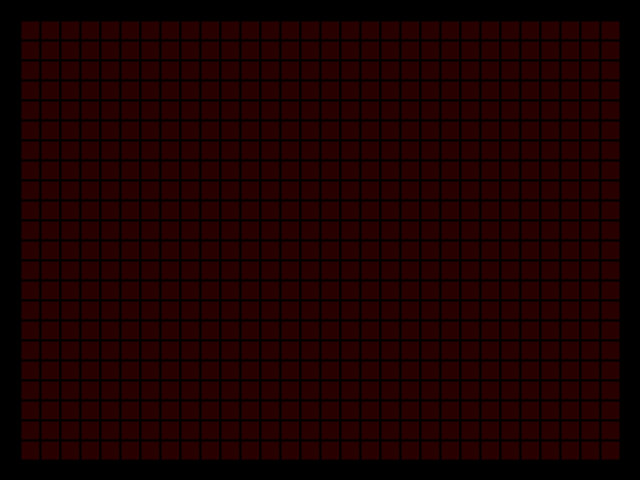
Frame 1 (no input)
Frame 60 (the mouse pressed at the canvas centre just before this capture): identical to frame 1, image omitted
Frame 120 (the mouse held since frame 60 and released just before this capture): identical to frame 1, image omitted

The Processing sketch that drew this single still picture (run headless with seeded random() and noise(); from frame 60 on, the mouse is pressed at the canvas centre):

// Processing sketch: gameOfLife
// ── gameOfLife.pde
int density;
int cols;
int rows;
int hue;
boolean canDecide;
Cell[][] grid;
Cell[][] next;

void setup() {
  size(640, 480);
  //fullScreen(1);
  background(0);
  colorMode(HSB);
  density = 20;
  cols = width / density;
  rows = height / density;
  hue = 0;
  canDecide = false;
  grid = new Cell[cols][rows];
  for (int i = 0; i < cols; i++) {
    for (int j = 0; j < rows; j++) {
      grid[i][j] = new Cell(i * density, j * density, density, density, 0, false);
    }
  }
}

void draw() {
  next = grid.clone();
  clear();
  for (int i = 1; i < cols - 1; i++) {
    for (int j = 1; j < rows - 1; j++) {
      if (canDecide) {
        decide(i, j);
      }
      next[i][j].display();
    }
  }
  //fill(hue, 255, 255);
  //ellipse(mouseX, mouseY, sqrt(max(mouseX, mouseY)), sqrt(max(mouseX, mouseY)));
  //hue++;
  //if (hue > 255) {
  //  hue = 0;
  //}
  delay(0);
  grid = next.clone();
}

void mousePressed() {
  if (mouseButton == LEFT) {
    grid[mouseX / density][mouseY / density].changeState();
  } else if (mouseButton == RIGHT) {
    canDecide = !canDecide;
  }
}

void decide(int col, int row) {
  int neighboursCount= getNeighborsCount(col, row);
  if (grid[col][row].alive) {
    if (neighboursCount < 2 || neighboursCount > 3) {
      next[col][row].changeState();
    }
  } else if (neighboursCount == 3) {
    next[col][row].changeState();
  }
}

int getNeighborsCount(int col, int row) {
  int count = 0; //<>//
  for (int i = col - 1; i < col + 1; i++) {
    for (int j = row - 1; j < row + 1; j++) {
      if (i != col || j != row) {
        if (grid[i][j].alive) {
          count++;
        }
      }
    }
  }
  return count;
}
// ── cell.pde
class Cell {

  int x; 
  int y;
  int w; 
  int h; 
  int age;
  boolean alive;

  Cell(int x, int y, int w, int h, int age, boolean alive) {  
    this.x = x;
    this.y = y;
    this.w = w;
    this.h = h;
    this.age = age;
    this.alive = alive;
  }

  void display() {
    stroke(0);
    strokeWeight(2);
    if (age > 255) {
      age = 0;
    }
    if (alive) {
      fill(age, 255, 255);
    } else {
      fill(age, 255, 40);
    }
    rect(x, y, w, h);
  }

  void changeState() {
    alive = !alive;
    if (alive) {
      age++;
      if (age > 255) {
        age = 0;
      }
    }
  }

}
